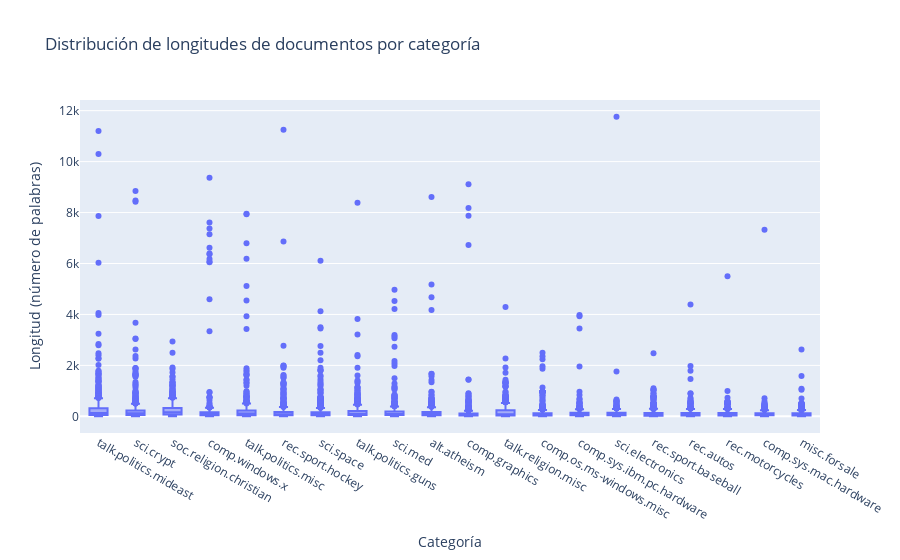

This figure's notebook cell:
### Code cell
# Longitudes de cada documento
doc_lengths = [len(text.split()) for text in texts_training_raw]
categorias = [target_names[i] for i in y_train]

fig = px.box(x=categorias, y=doc_lengths,
             title="Distribución de longitudes de documentos por categoría",
             labels={"x": "Categoría", "y": "Longitud (número de palabras)"})
fig.update_xaxes(categoryorder="total descending")
fig.show()

### Figure 1 — Plotly figure (JSON) as saved in the notebook; plotly's stock layout.template omitted (floating-point values rounded to 4 significant figures; data arrays with more than 128 entries replaced by an {"elided": "..."} marker saying what was removed)
{"data": [{"alignmentgroup": "True", "hovertemplate": "Categoría=%{x}<br>Longitud (número de palabras)=%{y}<extra></extra>", "legendgroup": "", "marker": {"color": "#636efa"}, "name": "", "notched": false, "offsetgroup": "", "orientation": "v", "showlegend": false, "type": "box", "x": {"elided": "11314 str values"}, "x0": " ", "xaxis": "x", "y": {"elided": "11314 int values"}, "y0": " ", "yaxis": "y"}], "layout": {"boxmode": "group", "legend": {"tracegroupgap": 0}, "title": {"text": "Distribución de longitudes de documentos por categoría"}, "xaxis": {"anchor": "y", "categoryorder": "total descending", "domain": [0, 1], "title": {"text": "Categoría"}}, "yaxis": {"anchor": "x", "domain": [0, 1], "title": {"text": "Longitud (número de palabras)"}}}}
